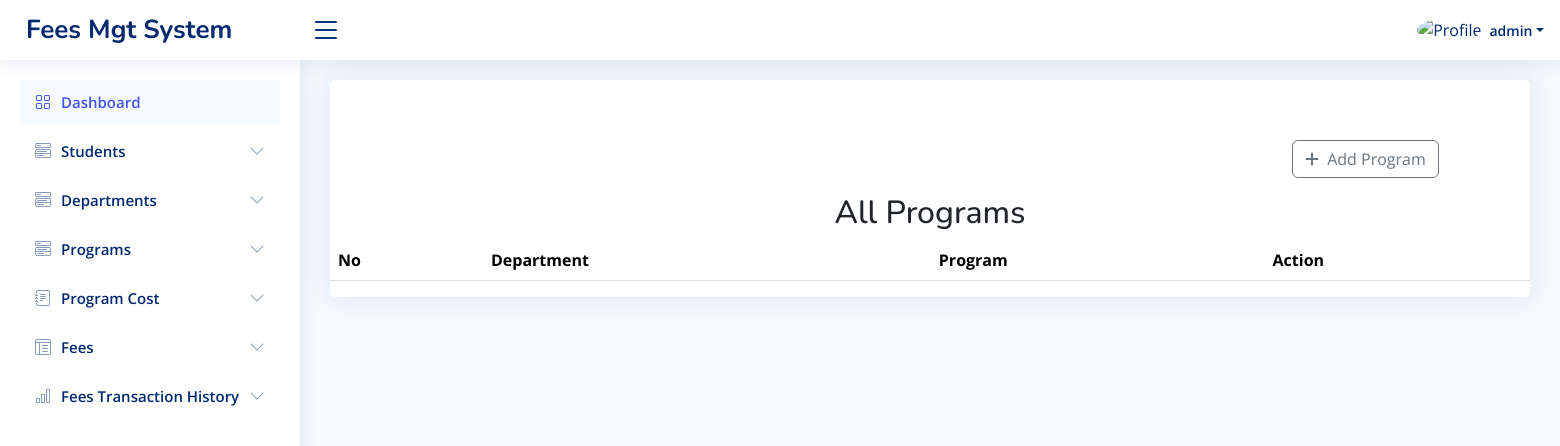
/all_program/ (signed in), run on an earlier commit of the app's database.
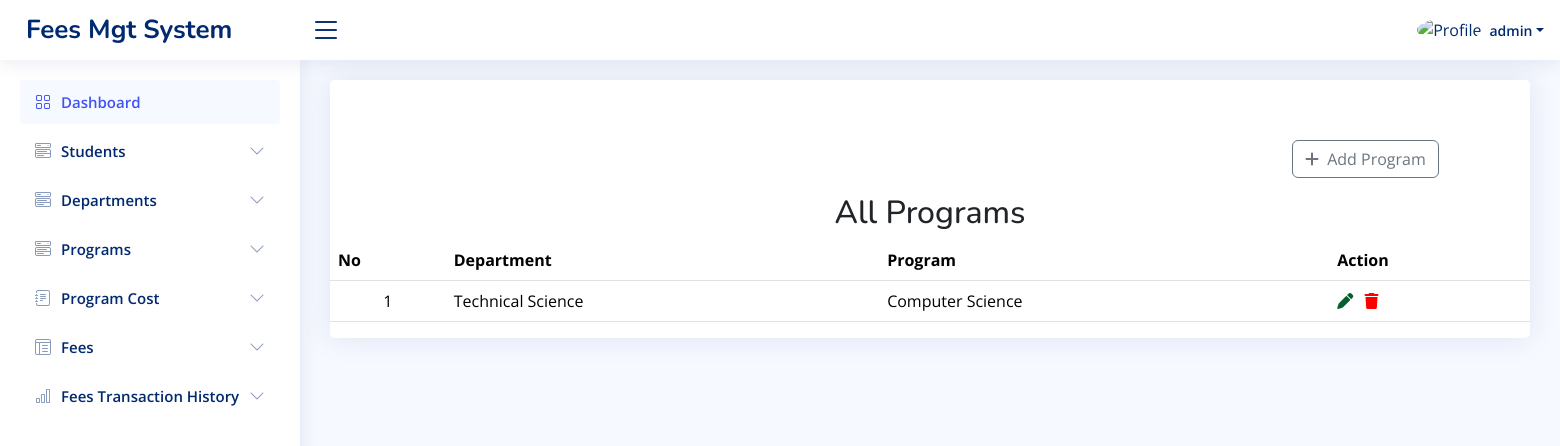
And on a later commit of the database.
### app/models.py (models this page shows, shortened)
class Programs(models.Model):
    program_name = models.CharField(max_length=100)
    department = models.ForeignKey(Department, on_delete=models.CASCADE)

class Department(models.Model):
    department_name = models.CharField(max_length=100)

### app/views.py (the view, shortened to what this page needs)
# urls.py: path('all_program/', views.all_program, name='all_program'),
def all_program(request):
    programs = Programs.objects.all()
    departments = Department.objects.all()
    return render(request, 'all_program.html', {'departments': departments,'programs':programs,})

### templates/all_program.html (shortened to what the changed rows need)
{% load static %}
<!DOCTYPE html>
<html lang="en">
<head>
    <link href="{% static 'vendor1/bootstrap/css/bootstrap.min.css' %}" rel="stylesheet">
    <link href="{% static 'vendor1/bootstrap-icons/bootstrap-icons.css' %}" rel="stylesheet">
    <link href="{% static 'vendor1/boxicons/css/boxicons.min.css' %}" rel="stylesheet">
    <link href="{% static 'vendor1/quill/quill.snow.css' %}" rel="stylesheet">
    <link href="{% static 'vendor1/quill/quill.bubble.css' %}" rel="stylesheet">
    <link href="{% static 'vendor1/remixicon/remixicon.css' %}" rel="stylesheet">
    <link href="{% static 'vendor1/simple-datatables/style.css' %}" rel="stylesheet">
    <link rel="stylesheet" href="https://cdnjs.cloudflare.com/ajax/libs/font-awesome/6.6.0/css/all.min.css" />
    <link href="{% static 'css1/style.css' %}" rel="stylesheet">
  </head>
<body>
  <main id="main" class="main">
    <section class="section">
      <div class="row">
        <div class="col-lg-12">
          <div class="card">
            <h2 class="text-center mt-3">All Programs</h2>
              <table class="table datatable">
                <thead>
                  <tr>
                    <th>No</th>
                    <th>Department</th>
                    <th>Program</th>
                    <th>Action</th>
                  </tr>
                </thead>
                <tbody>
               {% for program in programs %}
                  <tr>
                    <td style="text-align: center;">{{forloop.counter}}</td>
                    <td>{{program.department.department_name}}</td>
                    <td>{{program.program_name}}</td>
                    <td>
                      <a href="{% url 'edit_all_program' program.id %}">
                        <i class="fas fa-pen" style="color: rgb(5, 94, 43);"></i>
                      </a>
                      <a href="{% url 'delete_all_program' program.id %}" >
                        <i class="fas fa-trash" style="color: red; margin-left: 7px;"></i>
                    </a>
                    </td>
                  </tr>
                {% endfor %}
                </tbody>
              </table>
            </div>
          </div>
        </div>
    </section>
</body>
</html>

What changed in the data, as far as the page shows it:
added Programs: department.department_name "Technical Science", program_name "Computer Science"
